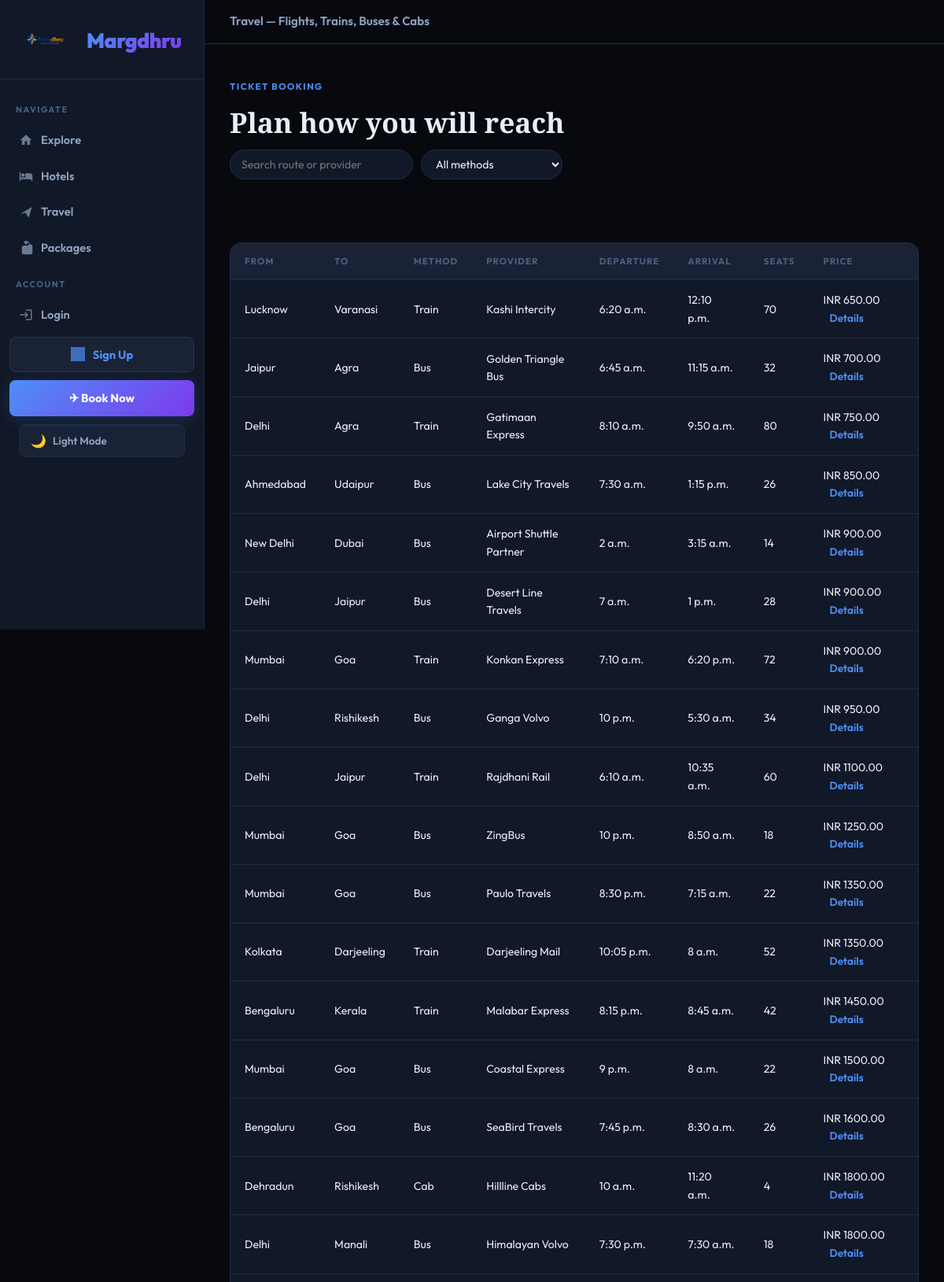
/transport/ (upper part), run on the app's committed database.
### travel/models.py (models this page shows, shortened)
class TransportOption(models.Model):
    PLANE = "plane"
    TRAIN = "train"
    BUS = "bus"
    CAB = "cab"
    TRANSPORT_CHOICES = [
        (PLANE, "Plane"),
        (TRAIN, "Train"),
        (BUS, "Bus"),
        (CAB, "Cab"),
    ]
    source = models.CharField(max_length=120)
    destination = models.ForeignKey(Destination, on_delete=models.CASCADE, related_name="transport_options")
    transport_type = models.CharField(max_length=20, choices=TRANSPORT_CHOICES)
    provider_name = models.CharField(max_length=120)
    departure_time = models.TimeField()
    arrival_time = models.TimeField()
    price = models.DecimalField(max_digits=10, decimal_places=2)
    seats_available = models.PositiveIntegerField(default=30)
    class Meta:
        ordering = ["price", "departure_time"]

class Destination(models.Model):
    name = models.CharField(max_length=120)
    country = models.CharField(max_length=80, default="India")
    description = models.TextField()
    image_url = models.URLField(blank=True)
    best_season = models.CharField(max_length=120, blank=True)
    class Meta:
        ordering = ["name"]

### travel/views.py (the view)
# urls.py: path("transport/", views.transport, name="transport"),
def transport(request):
    transport_list = TransportOption.objects.select_related("destination")
    return render(request, "travel/transport.html", {"transports": transport_list})

### templates/travel/transport.html (shortened to what this page needs)
{% extends "travel/base.html" %}
{% block topbar_title %}Travel — Flights, Trains, Buses & Cabs{% endblock %}
{% block content %}
<section class="page-heading">
    <p class="eyebrow">Ticket booking</p>
    <h1>Plan how you will reach</h1>
    <div class="client-tools">
        <input type="search" placeholder="Search route or provider" data-table-search>
        <select data-transport-filter>
            <option value="">All methods</option>
        </select>
    </div>
</section>
<section class="section">
    <div class="table-wrap">
        <table>
            <thead>
                <tr>
                    <th>From</th>
                    <th>To</th>
                    <th>Method</th>
                    <th>Provider</th>
                    <th>Departure</th>
                    <th>Arrival</th>
                    <th>Seats</th>
                    <th>Price</th>
                </tr>
            </thead>
            <tbody>
                {% for item in transports %}
                    <tr data-row-text="{{ item.source }} {{ item.destination.name }} {{ item.provider_name }} {{ item.get_transport_type_display }}" data-method="{{ item.transport_type }}">
                        <td>{{ item.source }}</td>
                        <td>{{ item.destination.name }}</td>
                        <td>{{ item.get_transport_type_display }}</td>
                        <td>{{ item.provider_name }}</td>
                        <td>{{ item.departure_time }}</td>
                        <td>{{ item.arrival_time }}</td>
                        <td>{{ item.seats_available }}</td>
                        <td>
                            INR {{ item.price }}
                            <a class="table-link" href="{% url 'transport_detail' item.pk %}">Details</a>
                        </td>
                    </tr>
                {% endfor %}
            </tbody>
        </table>
    </div>
</section>
{% endblock %}

### static/travel/css/styles.css (style rules this page uses)
:root { --bg: #07090f; --bg2: #0d1117; --surface: #111827; --surface2: #1a2236; --border: #1e2d45; --border2: #253554; --ink: #e8eef8; --ink2: #8fa3c0; --ink3: #4a6080; --accent: #4f8ef7; --accent2: #7c3aed; --gold: #f59e0b; --emerald: #10b981; --rose: #f43f5e; --glow: rgba(79,142,247,0.18); --glow2: rgba(124,58,237,0.14); --sidebar-w: 260px; --radius: 14px; --radius-sm: 8px; --font: 'Outfit', sans-serif; --font-serif:'Playfair Display', Georgia, serif; }
*, *::before, *::after { box-sizing: border-box; margin: 0; padding: 0; }
html { scroll-behavior: smooth; }
body { font-family: var(--font); background: var(--bg); color: var(--ink); line-height: 1.6; min-height: 100vh; display: grid; grid-template-columns: var(--sidebar-w) 1fr; grid-template-rows: auto 1fr auto; grid-template-areas: "sidebar topbar" "sidebar main" "sidebar footer"; transition: background 0.3s, color 0.3s; }
a { color: inherit; text-decoration: none; }
.section, .form-section, .page-heading, .success-panel { max-width: 1100px; padding: 40px 32px; }
.section h2, .page-heading h1, .success-panel h1 { font-family: var(--font-serif); font-size: 1.8rem; font-weight: 700; margin-bottom: 6px; }
.page-heading h1 { font-size: 2.2rem; }
.eyebrow { display: inline-block; font-size: 0.72rem; font-weight: 700; letter-spacing: 1.5px; text-transform: uppercase; color: var(--accent); margin-bottom: 8px; }
.client-tools { display: flex; flex-wrap: wrap; gap: 10px; align-items: center; }
.client-tools input, .client-tools select { min-width: 180px; min-height: 38px; padding: 8px 14px; border: 1px solid var(--border); border-radius: 30px; background: var(--surface); color: var(--ink); font-family: var(--font); font-size: 0.88rem; outline: none; transition: border-color 0.2s; }
.table-link { color: var(--accent); font-weight: 600; margin-left: 8px; font-size: 0.85rem; }
.table-wrap { border: 1px solid var(--border); border-radius: var(--radius); overflow-x: auto; background: var(--surface); }
table { width: 100%; min-width: 720px; border-collapse: collapse; }
th, td { padding: 14px 18px; text-align: left; border-bottom: 1px solid var(--border); font-size: 0.88rem; }
th { font-size: 0.72rem; font-weight: 700; letter-spacing: 1px; text-transform: uppercase; color: var(--ink3); background: var(--surface2); }
tbody tr { transition: background 0.15s; }

### data on the page
TransportOption: source "Lucknow", destination.name "Varanasi", transport_type "Train", provider_name "Kashi Intercity", departure_time "6:20 a.m.", arrival_time "12:10 p.m.", seats_available "70", price "650.00"
TransportOption: source "Jaipur", destination.name "Agra", transport_type "Bus", provider_name "Golden Triangle Bus", departure_time "6:45 a.m.", arrival_time "11:15 a.m.", seats_available "32", price "700.00"
TransportOption: source "Delhi", destination.name "Agra", transport_type "Train", provider_name "Gatimaan Express", departure_time "8:10 a.m.", arrival_time "9:50 a.m.", seats_available "80", price "750.00"
TransportOption: source "Ahmedabad", destination.name "Udaipur", transport_type "Bus", provider_name "Lake City Travels", departure_time "7:30 a.m.", arrival_time "1:15 p.m.", seats_available "26", price "850.00"
TransportOption: source "New Delhi", destination.name "Dubai", transport_type "Bus", provider_name "Airport Shuttle Partner", departure_time "2 a.m.", arrival_time "3:15 a.m.", seats_available "14", price "900.00"
TransportOption: source "Delhi", destination.name "Jaipur", transport_type "Bus", provider_name "Desert Line Travels", departure_time "7 a.m.", arrival_time "1 p.m.", seats_available "28", price "900.00"
TransportOption: source "Mumbai", destination.name "Goa", transport_type "Train", provider_name "Konkan Express", departure_time "7:10 a.m.", arrival_time "6:20 p.m.", seats_available "72", price "900.00"
TransportOption: source "Delhi", destination.name "Rishikesh", transport_type "Bus", provider_name "Ganga Volvo", departure_time "10 p.m.", arrival_time "5:30 a.m.", seats_available "34", price "950.00"
TransportOption: source "Delhi", destination.name "Jaipur", transport_type "Train", provider_name "Rajdhani Rail", departure_time "6:10 a.m.", arrival_time "10:35 a.m.", seats_available "60", price "1100.00"
TransportOption: source "Mumbai", destination.name "Goa", transport_type "Bus", provider_name "ZingBus", departure_time "10 p.m.", arrival_time "8:50 a.m.", seats_available "18", price "1250.00"
TransportOption: source "Mumbai", destination.name "Goa", transport_type "Bus", provider_name "Paulo Travels", departure_time "8:30 p.m.", arrival_time "7:15 a.m.", seats_available "22", price "1350.00"
TransportOption: source "Kolkata", destination.name "Darjeeling", transport_type "Train", provider_name "Darjeeling Mail", departure_time "10:05 p.m.", arrival_time "8 a.m.", seats_available "52", price "1350.00"
TransportOption: source "Bengaluru", destination.name "Kerala", transport_type "Train", provider_name "Malabar Express", departure_time "8:15 p.m.", arrival_time "8:45 a.m.", seats_available "42", price "1450.00"
TransportOption: source "Mumbai", destination.name "Goa", transport_type "Bus", provider_name "Coastal Express", departure_time "9 p.m.", arrival_time "8 a.m.", seats_available "22", price "1500.00"
TransportOption: source "Bengaluru", destination.name "Goa", transport_type "Bus", provider_name "SeaBird Travels", departure_time "7:45 p.m.", arrival_time "8:30 a.m.", seats_available "26", price "1600.00"
TransportOption: source "Dehradun", destination.name "Rishikesh", transport_type "Cab", provider_name "Hillline Cabs", departure_time "10 a.m.", arrival_time "11:20 a.m.", seats_available "4", price "1800.00"
TransportOption: source "Delhi", destination.name "Manali", transport_type "Bus", provider_name "Himalayan Volvo", departure_time "7:30 p.m.", arrival_time "7:30 a.m.", seats_available "18", price "1800.00"
